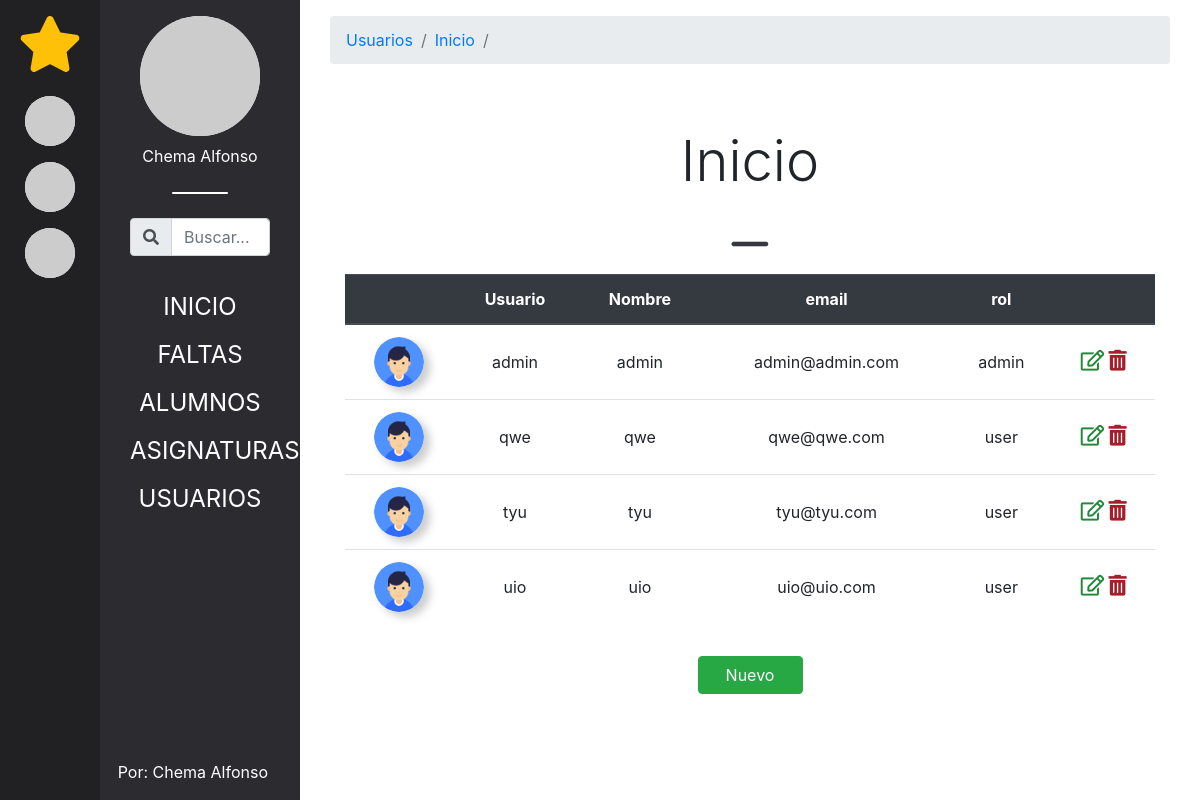
The app's page /?controller=usuario&action=main with its own data.
### tables this page shows
CREATE TABLE IF NOT EXISTS usuarios(
    id        int(11) auto_increment,
    nickname  varchar(150) UNIQUE,
    nombre    varchar(150),
    apellidos varchar(150),
    email     varchar(200) UNIQUE,
    password  varchar(255),
    favoritos varchar(255),
    role_id   int(1) DEFAULT 1,
    img       varchar(255),
CONSTRAINT pk_usuarios PRIMARY KEY (id),
CONSTRAINT fk_usuarios_role FOREIGN KEY (role_id) REFERENCES roles (code)
);

CREATE TABLE IF NOT EXISTS roles(
    id        int(11) auto_increment,
    code      int(1) UNIQUE,
    nombre    varchar(150),
CONSTRAINT pk_roles PRIMARY KEY (id)
);

### index.php (called while the page is built, shortened)
<?php
require_once 'models/Router.php';
require_once 'views/shared/header.php';
     require_once 'views/shared/favs.php';
     require_once 'views/shared/aside.php';
     require_once 'views/shared/main.php';
 require_once 'views/shared/footer.php';

### models/Router.php (called while the page is built, shortened)
<?php
class Router{
    private $redirect;
    public function setredirect(){
        if ( isset($_GET['controller']) ){
            $this->redirect = filter_var($_GET['controller'], FILTER_SANITIZE_STRING).'s';
            $this->redirect == 'mains' ? $this->redirect = 'Inicio' : '';
            if (isset($_GET['action'])){
                $_GET['action'] == 'main' ? $action = 'Inicio' : $action =  filter_var($_GET['action'], FILTER_SANITIZE_STRING);
                $this->redirect = $this->redirect . '/' . $action;
            }
        } else {
            $this->redirect = 'Inicio';
        }
    }
    public function navigator(){
        if ( isset($_GET['controller']) ){
            if ( isset($_GET['action']) ){
                $action = filter_var($_GET['action'], FILTER_SANITIZE_STRING);
            } else {
                $action = 'main';
            }
        } else {
            $controller = 'mainController';
            $action = 'main';
        }
        $ctrl = new $controller();
        $ctrl->$action();
    }
    public function getBreadcrums(){
        $arr = explode( '/', $this->redirect );
        return $arr;
    }
}

### controllers/usuarioController.php (called while the page is built, shortened)
<?php
class UsuarioController{
    public function main(){
        $usr = new Usuario();
        $usr->Usuarios();
        require_once 'views/usuarios/usuarios.php';
    }
}

### db/DbConf.php (called while the page is built)
<?php
abstract class DbConfig{
    private $server = 'localhost';
    private $db = 'faltasdeasistencia';
    private $usr = 'root';
    private $psw = '';
    private $port = '3306';
    protected function getServer(){ return $this->server; }
    protected function getDb(){ return $this->db; }
    protected function getUsr(){ return $this->usr; }
    protected function getPsw(){ return $this->psw; }
    protected function getPort(){ return $this->port; }
}

### db/db.php (called while the page is built, shortened)
<?php
require_once 'DbConf.php';
class Db extends DbConfig{
    private $conn;
    public function __construct(){
        try
        {
            $cadena = 'mysql:host=' . $this->getServer() .
                      ';dbname='    . $this->getDb() .
                      ';port='      . $this->getPort();
            $this->conn = new PDO( $cadena, $this->getUsr(), $this->getPsw() );
            $this->conn->exec('SET CHARACTER SET utf8');
            $this->conn->setAttribute(PDO::ATTR_ERRMODE,
                                     PDO::ERRMODE_EXCEPTION);
        }
        catch(PDOExcerption $e)
        {
            $this->error = 'No se ha podido establecer la conexión: ' .
                           $e->getMessage();
        }
    }
    public function seleccionar( $sql ){
        $sent = $this->conn->prepare( $sql );
        $sent->execute();
        $this->filas = $sent->fetchAll( PDO::FETCH_OBJ );
        return true;
    }
}

### models/Usuario.php (called while the page is built, shortened)
<?php
require_once 'db/db.php';
class Usuario extends Db{
    public function Usuarios()
    {
        return $this->seleccionar("SELECT u.*, r.nombre as rol FROM usuarios u INNER JOIN roles r ON u.role_id = r.code ORDER BY nombre");
    }
}

### views/usuarios/usuarios.php (the view)
<div class="container-fluid">
    <div class="row">
    <table class="table text-center">
        <thead class="thead-dark">
            <tr scope=row>
                <th></th>
                <th>Usuario</th>
                <th>Nombre</th>
                <th>email</th>
                <th>rol</th>
                <th></th>
            </tr>
        </thead>
        <?php foreach ($usr->filas as $fila):?>
            <tr scope=row>
                <td class=" align-middle">
                    <div class="circulo">
                        <img src="<?= $fila->img; ?>" alt="<?= $fila->nickname; ?>" title="<?= $fila->nickname; ?>">
                    </div>
                </td>
                <td class=" align-middle"><?= $fila->nickname; ?></td>
                <td class=" align-middle"><?= $fila->nombre; ?></td>
                <td class=" align-middle"><?= $fila->email; ?></td>
                <td class=" align-middle"><?= $fila->rol; ?></td>
                <td class=" align-middle">
                      <a href="index.php?controller=usuario&action=edit" class="far fa-edit modificador"></a>
                      <a href="" class="fas fa-trash-alt borrador"></a>
                </td>
            </tr>
        <?php endforeach;?>
    </table>
    </div>
    <div class="row">
        <div class="col-2 offset-5 justify-content-center">
            <a class="d-block my-3 btn btn-success" href="index.php?controller=usuario&action=crear">Nuevo</a>
        </div>
    </div>
</div>

### views/shared/header.php (shortened to what this page needs)
<!DOCTYPE html>
<html lang="es">
<head>
    <link rel="stylesheet" href="https://stackpath.bootstrapcdn.com/bootstrap/4.3.1/css/bootstrap.min.css">
    <link rel="stylesheet" href="./assets/css/mainStyles.css" type="text/css">
    <link rel="stylesheet" href="https://use.fontawesome.com/releases/v5.8.1/css/all.css">
</head>
<body>
    <div class="container-fluid blackBg vh-100">
        <div class="row">

### views/shared/favs.php
<div class="col-1 text-white text-center blackDarkBg py-3 vh-100">
    <p class="fas fa-star display-4 text-warning"></p>
    <div class="row">
        <div class="col-12 py-2">
            <div class="circulo fav">
                <a href="">
                    <img src="https://picsum.photos/200/200?image=3" alt="">
                </a>
            </div>
        </div>
    </div>
    <div class="row">
        <div class="col-12 py-2">
            <div class="circulo fav">
                <a href="">
                    <img src="https://picsum.photos/200/200?image=4" alt="">
                </a>
            </div>
        </div>
    </div>
    <div class="row">
        <div class="col-12 py-2">
            <div class="circulo fav">
                <a href="">
                    <img src="https://picsum.photos/200/200/?random?image=2" alt="">
                </a>
            </div>
        </div>
    </div>
</div>

### views/shared/aside.php (shortened to what this page needs)
<div class="col-2 text-white text-center sidebar py-3  vh-100">
    <div class="container-fluid">
        <div class="row">
            <div id="favLogoText" class="col-12">
                <div class="circulo circuloExtraGrande profile">
                    <a href="">
                        <img src="https://picsum.photos/200/200?image=8" alt="">
                    </a>
                </div>
                <a class="text-white" href="">
                    <p class="mt-2">Chema Alfonso</p>
                </a>
            </div>
        </div>
        <div class="row">
            <div class="col-12 search">
                <form action="?controller=search&action=main">
                    <div class="form-group">
                        <div class="input-group">
                            <div class="input-group-prepend">
                                <div class="input-group-text"><i class="fas fa-search"></i></div>
                            </div>
                            <input type="text" class="form-control" name="search"  placeholder="Buscar...">
                        </div>
                    </div>
                </form>
            </div>
        </div>
        <div class="row">
            <div class="col-12 mainLinksContainer">
                <ul>
                    <li><a href="?controller=main&action=main">INICIO</a></li>
                    <li><a href="?controller=falta&action=main">FALTAS</a></li>
                    <li><a href="?controller=alumno&action=main">ALUMNOS</a></li>
                    <li><a href="?controller=asignatura&action=main">ASIGNATURAS</a></li>
                    <li><a href="?controller=usuario&action=main">USUARIOS</a></li>
                </ul>
            </div>
        </div>
        <div class="row copy">
            <div class="col-12">
                <a class="text-white" target="_blank" href="https://github.com/ChemaAlfonso/Gestion-de-asistencia">
                    <p> Por: Chema Alfonso</p>
                </a>
            </div>
        </div>
    </div>
</div>

### views/shared/main.php
<div class="col-9 blackBg mainBody py-3 vh-100 overflow-auto bg-white">
    <div class="container-fluid">
        <?php
            $router = new Router();
            $router->setredirect();
            $breadcrums = $router->getBreadcrums();
            require_once 'views/shared/breadcrums.php';
            require_once 'views/shared/mainTitle.php';
        ?>
        <div class="container-fluid">
            <?php $router->navigator(); ?>
        </div>
    </div>
</div>

### views/shared/breadcrums.php
<div class="row">
    <div class="col-12">
        <nav class="breadcrumb text-white">
            <?php foreach( $breadcrums as $breadcrum ) : ?>
                <a class="breadcrumb-item" href="#"><?= $breadcrum == 'shared' ? 'Inicio' : ucfirst($breadcrum); ?></a>
            <?php endforeach; ?>
            <span class="breadcrumb-item active"></span>
        </nav>
    </div>
</div>

### views/shared/mainTitle.php
<div class="row align-items-center">
    <header class="col-12 m-auto bg-white text-center pt-5">
            <h2 id="mainTitle" class="display-4"><?= ucfirst($breadcrum); ?></h2>
            <p id="mainTitle" class="text-center"><i class="far fa-window-minimize"></i></p>
    </header>
</div>

### views/shared/footer.php (shortened to what this page needs)
        </div>
</div>
</body>
</html>

### assets/css/mainStyles.css (style rules this page uses)
* { margin: 0; padding: 0; }
ul li { list-style: none; }
a { transition: all .3s; }
.blackBg { background: #2C2C30; }
.blackDarkBg { background: #212124; }
.circulo, .circuloGrande { background: #fff; width: 50px; height: 50px; border-radius: 50%; margin: auto; color: #212124; overflow: hidden; position: relative; transition: all .3s; box-shadow: 6px 5px 8px #ccc; }
.circuloExtraGrande { width: 120px; height: 120px; }
.circulo img { height: 50px; min-width: 50px; margin: auto; }
.circuloExtraGrande img { height: 120px; min-width: 120px; }
.copy { position: absolute; bottom: 0; right: 2em; }
.profile, .fav { box-shadow: none; }
#favLogoText::after { content: ''; display: block; height: 2px; width: 40%; margin: auto; background: #fff; margin-top: 1.5em; border-radius: 8px; }
.mainLinksContainer { margin-top: 10%; }
.mainLinksContainer a { color: #fff; display: block; margin-bottom: .5em; font-size: 1.5em; }
header p { color:#343a40; font-size: 2.3em; }
.modificador, .borrador { font-size: 1.3em; }
.modificador { color: rgb(33, 136, 56); }
.borrador { color: rgb(167, 29, 42); }

### records on screen
usuarios: img (placeholder picture), nickname "admin", nombre "admin", email "admin@admin.com", roles.nombre "admin"
usuarios: img (placeholder picture), nickname "qwe", nombre "qwe", email "qwe@qwe.com", roles.nombre "user"
usuarios: img (placeholder picture), nickname "tyu", nombre "tyu", email "tyu@tyu.com", roles.nombre "user"
usuarios: img (placeholder picture), nickname "uio", nombre "uio", email "uio@uio.com", roles.nombre "user"

### other values on screen
$breadcrum "Usuarios"
$breadcrum "Inicio"
